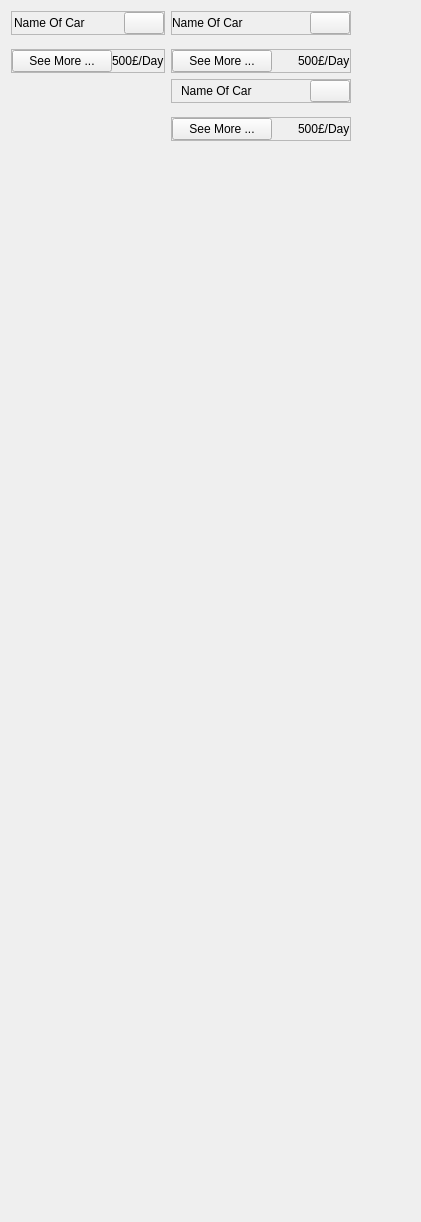
                      <widget class="QWidget" name="scrollAreaWidgetContents">
                       <property name="geometry">
                        <rect>
                         <x>0</x>
                         <y>0</y>
                         <width>421</width>
                         <height>1218</height>
                        </rect>
                       </property>
                       <property name="sizePolicy">
                        <sizepolicy hsizetype="Expanding" vsizetype="Expanding">
                         <horstretch>0</horstretch>
                         <verstretch>0</verstretch>
                        </sizepolicy>
                       </property>
                       <layout class="QVBoxLayout" name="verticalLayout_27">
                        <item>
                         <widget class="QWidget" name="listOfCarsSub" native="true">
                          <property name="minimumSize">
                           <size>
                            <width>0</width>
                            <height>1200</height>
                           </size>
                          </property>
                          <property name="styleSheet">
                           <string notr="true"/>
                          </property>
                          <layout class="QFormLayout" name="formLayout">
                           <property name="leftMargin">
                            <number>0</number>
                           </property>
                           <property name="topMargin">
                            <number>0</number>
                           </property>
                           <property name="rightMargin">
                            <number>0</number>
                           </property>
                           <property name="bottomMargin">
                            <number>0</number>
                           </property>
                           <item row="0" column="0">
                            <widget class="QWidget" name="cardCar3" native="true">
                             <property name="maximumSize">
                              <size>
                               <width>180</width>
                               <height>180</height>
                              </size>
                             </property>
                             <layout class="QVBoxLayout" name="verticalLayout_30">
                              <property name="spacing">
                               <number>0</number>
                              </property>
                              <property name="leftMargin">
                               <number>0</number>
                              </property>
                              <property name="topMargin">
                               <number>0</number>
                              </property>
                              <property name="rightMargin">
                               <number>0</number>
                              </property>
                              <property name="bottomMargin">
                               <number>0</number>
                              </property>
                              <item>
                               <widget class="QFrame" name="frame_18">
                                <property name="frameShape">
                                 <enum>QFrame::StyledPanel</enum>
                                </property>
                                <property name="frameShadow">
                                 <enum>QFrame::Raised</enum>
                                </property>
                                <layout class="QHBoxLayout" name="horizontalLayout_22">
                                 <property name="spacing">
                                  <number>0</number>
                                 </property>
                                 <property name="leftMargin">
                                  <number>0</number>
                                 </property>
                                 <property name="topMargin">
                                  <number>0</number>
                                 </property>
                                 <property name="rightMargin">
                                  <number>0</number>
                                 </property>
                                 <property name="bottomMargin">
                                  <number>0</number>
                                 </property>
                                 <item alignment="Qt::AlignHCenter|Qt::AlignVCenter">
                                  <widget class="QLabel" name="label_25">
                                   <property name="font">
                                    <font>
                                     <pointsize>9</pointsize>
                                    </font>
                                   </property>
                                   <property name="text">
                                    <string>Name Of Car</string>
                                   </property>
                                  </widget>
                                 </item>
                                 <item alignment="Qt::AlignRight|Qt::AlignVCenter">
                                  <widget class="QPushButton" name="favoriteBtn_3">
                                   <property name="toolTip">
                                    <string>Add</string>
                                   </property>
                                   <property name="text">
                                    <string/>
                                   </property>
                                   <property name="icon">
                                    <iconset resource="resources.qrc">
                                     <normaloff>:/icons/icons/heart.svg</normaloff>:/icons/icons/heart.svg</iconset>
                                   </property>
                                   <property name="iconSize">
                                    <size>
                                     <width>20</width>
                                     <height>20</height>
                                    </size>
                                   </property>
                                  </widget>
                                 </item>
                                </layout>
                               </widget>
                              </item>
                              <item>
                               <widget class="QLabel" name="carImage_3">
                                <property name="maximumSize">
                                 <size>
                                  <width>200</width>
                                  <height>200</height>
                                 </size>
                                </property>
                                <property name="text">
                                 <string/>
                                </property>
                                <property name="pixmap">
                                 <pixmap resource="resources.qrc">:/image/151.png</pixmap>
                                </property>
                                <property name="scaledContents">
                                 <bool>true</bool>
                                </property>
                               </widget>
                              </item>
                              <item>
                               <widget class="QFrame" name="frame_17">
                                <property name="frameShape">
                                 <enum>QFrame::StyledPanel</enum>
                                </property>
                                <property name="frameShadow">
                                 <enum>QFrame::Raised</enum>
                                </property>
                                <layout class="QHBoxLayout" name="horizontalLayout_21">
                                 <property name="spacing">
                                  <number>0</number>
                                 </property>
                                 <property name="leftMargin">
                                  <number>0</number>
                                 </property>
                                 <property name="topMargin">
                                  <number>0</number>
                                 </property>
                                 <property name="rightMargin">
                                  <number>0</number>
                                 </property>
                                 <property name="bottomMargin">
                                  <number>0</number>
                                 </property>
                                 <item alignment="Qt::AlignLeft|Qt::AlignVCenter">
                                  <widget class="QPushButton" name="pushButton_3">
                                   <property name="minimumSize">
                                    <size>
                                     <width>100</width>
                                     <height>0</height>
                                    </size>
                                   </property>
                                   <property name="maximumSize">
                                    <size>
                                     <width>80</width>
                                     <height>60</height>
                                    </size>
                                   </property>
                                   <property name="toolTip">
                                    <string>See More ...</string>
                                   </property>
                                   <property name="text">
                                    <string>See More ...</string>
                                   </property>
                                  </widget>
                                 </item>
                                 <item alignment="Qt::AlignRight|Qt::AlignVCenter">
                                  <widget class="QLabel" name="label_24">
                                   <property name="text">
                                    <string>500£/Day</string>
                                   </property>
                                  </widget>
                                 </item>
                                </layout>
                               </widget>
                              </item>
                             </layout>
                            </widget>
                           </item>
                           <item row="0" column="1">
                            <widget class="QWidget" name="cardCar2" native="true">
                             <property name="maximumSize">
                              <size>
                               <width>180</width>
                               <height>180</height>
                              </size>
                             </property>
                             <layout class="QVBoxLayout" name="verticalLayout_28">
                              <property name="spacing">
                               <number>0</number>
                              </property>
                              <property name="leftMargin">
                               <number>0</number>
                              </property>
                              <property name="topMargin">
                               <number>0</number>
                              </property>
                              <property name="rightMargin">
                               <number>0</number>
                              </property>
                              <property name="bottomMargin">
                               <number>0</number>
                              </property>
                              <item>
                               <widget class="QFrame" name="frame_16">
                                <property name="frameShape">
                                 <enum>QFrame::StyledPanel</enum>
                                </property>
                                <property name="frameShadow">
                                 <enum>QFrame::Raised</enum>
                                </property>
                                <layout class="QHBoxLayout" name="horizontalLayout_20">
                                 <property name="spacing">
                                  <number>0</number>
                                 </property>
                                 <property name="leftMargin">
                                  <number>0</number>
                                 </property>
                                 <property name="topMargin">
                                  <number>0</number>
                                 </property>
                                 <property name="rightMargin">
                                  <number>0</number>
                                 </property>
                                 <property name="bottomMargin">
                                  <number>0</number>
                                 </property>
                                 <item>
                                  <widget class="QLabel" name="label_23">
                                   <property name="font">
                                    <font>
                                     <pointsize>9</pointsize>
                                    </font>
                                   </property>
                                   <property name="text">
                                    <string>Name Of Car</string>
                                   </property>
                                  </widget>
                                 </item>
                                 <item alignment="Qt::AlignRight|Qt::AlignVCenter">
                                  <widget class="QPushButton" name="favoriteBtn_2">
                                   <property name="toolTip">
                                    <string>Add</string>
                                   </property>
                                   <property name="text">
                                    <string/>
                                   </property>
                                   <property name="icon">
                                    <iconset resource="resources.qrc">
                                     <normaloff>:/icons/icons/heart.svg</normaloff>:/icons/icons/heart.svg</iconset>
                                   </property>
                                   <property name="iconSize">
                                    <size>
                                     <width>20</width>
                                     <height>20</height>
                                    </size>
                                   </property>
                                  </widget>
                                 </item>
                                </layout>
                               </widget>
                              </item>
                              <item>
                               <widget class="QLabel" name="carImage_2">
                                <property name="maximumSize">
                                 <size>
                                  <width>200</width>
                                  <height>200</height>
                                 </size>
                                </property>
                                <property name="text">
                                 <string/>
                                </property>
                                <property name="pixmap">
                                 <pixmap resource="resources.qrc">:/image/151.png</pixmap>
                                </property>
                                <property name="scaledContents">
                                 <bool>true</bool>
                                </property>
                               </widget>
                              </item>
                              <item>
                               <widget class="QFrame" name="frame_15">
                                <property name="frameShape">
                                 <enum>QFrame::StyledPanel</enum>
                                </property>
                                <property name="frameShadow">
                                 <enum>QFrame::Raised</enum>
                                </property>
                                <layout class="QHBoxLayout" name="horizontalLayout_19">
                                 <property name="spacing">
                                  <number>0</number>
                                 </property>
                                 <property name="leftMargin">
                                  <number>0</number>
                                 </property>
                                 <property name="topMargin">
                                  <number>0</number>
                                 </property>
                                 <property name="rightMargin">
                                  <number>0</number>
                                 </property>
                                 <property name="bottomMargin">
                                  <number>0</number>
                                 </property>
                                 <item alignment="Qt::AlignLeft|Qt::AlignVCenter">
                                  <widget class="QPushButton" name="pushButton_2">
                                   <property name="minimumSize">
                                    <size>
                                     <width>100</width>
                                     <height>0</height>
                                    </size>
                                   </property>
                                   <property name="maximumSize">
                                    <size>
                                     <width>80</width>
                                     <height>60</height>
                                    </size>
                                   </property>
                                   <property name="toolTip">
                                    <string>See More ...</string>
                                   </property>
                                   <property name="text">
                                    <string>See More ...</string>
                                   </property>
                                  </widget>
                                 </item>
                                 <item alignment="Qt::AlignRight|Qt::AlignVCenter">
                                  <widget class="QLabel" name="label_22">
                                   <property name="text">
                                    <string>500£/Day</string>
                                   </property>
                                  </widget>
                                 </item>
                                </layout>
                               </widget>
                              </item>
                             </layout>
                            </widget>
                           </item>
                           <item row="1" column="1">
                            <widget class="QWidget" name="cardCar1" native="true">
                             <property name="maximumSize">
                              <size>
                               <width>180</width>
                               <height>180</height>
                              </size>
                             </property>
                             <property name="styleSheet">
                              <string notr="true"/>
                             </property>
                             <layout class="QVBoxLayout" name="verticalLayout_29">
                              <property name="spacing">
                               <number>0</number>
                              </property>
                              <property name="leftMargin">
                               <number>0</number>
                              </property>
                              <property name="topMargin">
                               <number>0</number>
                              </property>
                              <property name="rightMargin">
                               <number>0</number>
                              </property>
                              <property name="bottomMargin">
                               <number>0</number>
                              </property>
                              <item alignment="Qt::AlignTop">
                               <widget class="QFrame" name="frame_10">
                                <property name="frameShape">
                                 <enum>QFrame::StyledPanel</enum>
                                </property>
                                <property name="frameShadow">
                                 <enum>QFrame::Raised</enum>
                                </property>
                                <layout class="QHBoxLayout" name="horizontalLayout_17">
                                 <property name="spacing">
                                  <number>0</number>
                                 </property>
                                 <property name="leftMargin">
                                  <number>0</number>
                                 </property>
                                 <property name="topMargin">
                                  <number>0</number>
                                 </property>
                                 <property name="rightMargin">
                                  <number>0</number>
                                 </property>
                                 <property name="bottomMargin">
                                  <number>0</number>
                                 </property>
                                 <item alignment="Qt::AlignHCenter|Qt::AlignVCenter">
                                  <widget class="QLabel" name="label_14">
                                   <property name="font">
                                    <font>
                                     <pointsize>9</pointsize>
                                    </font>
                                   </property>
                                   <property name="text">
                                    <string>Name Of Car</string>
                                   </property>
                                  </widget>
                                 </item>
                                 <item alignment="Qt::AlignRight|Qt::AlignVCenter">
                                  <widget class="QPushButton" name="favoriteBtn">
                                   <property name="toolTip">
                                    <string>Add</string>
                                   </property>
                                   <property name="text">
                                    <string/>
                                   </property>
                                   <property name="icon">
                                    <iconset resource="resources.qrc">
                                     <normaloff>:/icons/icons/heart.svg</normaloff>:/icons/icons/heart.svg</iconset>
                                   </property>
                                   <property name="iconSize">
                                    <size>
                                     <width>20</width>
                                     <height>20</height>
                                    </size>
                                   </property>
                                  </widget>
                                 </item>
                                </layout>
                               </widget>
                              </item>
                              <item alignment="Qt::AlignHCenter">
                               <widget class="QLabel" name="carImage">
                                <property name="maximumSize">
                                 <size>
                                  <width>200</width>
                                  <height>200</height>
                                 </size>
                                </property>
                                <property name="text">
                                 <string/>
                                </property>
                                <property name="pixmap">
                                 <pixmap resource="resources.qrc">:/image/151.png</pixmap>
                                </property>
                                <property name="scaledContents">
                                 <bool>true</bool>
                                </property>
                               </widget>
                              </item>
                              <item>
                               <widget class="QFrame" name="frame_14">
                                <property name="frameShape">
                                 <enum>QFrame::StyledPanel</enum>
                                </property>
                                <property name="frameShadow">
                                 <enum>QFrame::Raised</enum>
                                </property>
                                <layout class="QHBoxLayout" name="horizontalLayout_18">
                                 <property name="spacing">
                                  <number>0</number>
                                 </property>
                                 <property name="leftMargin">
                                  <number>0</number>
                                 </property>
                                 <property name="topMargin">
                                  <number>0</number>
                                 </property>
                                 <property name="rightMargin">
                                  <number>0</number>
                                 </property>
                                 <property name="bottomMargin">
                                  <number>0</number>
                                 </property>
                                 <item alignment="Qt::AlignLeft|Qt::AlignVCenter">
                                  <widget class="QPushButton" name="SeeMoreCar1Btn">
                                   <property name="minimumSize">
                                    <size>
                                     <width>100</width>
                                     <height>0</height>
                                    </size>
                                   </property>
                                   <property name="maximumSize">
                                    <size>
                                     <width>80</width>
                                     <height>60</height>
                                    </size>
                                   </property>
                                   <property name="toolTip">
                                    <string>See More ...</string>
                                   </property>
                                   <property name="text">
                                    <string>See More ...</string>
                                   </property>
                                  </widget>
                                 </item>
                                 <item alignment="Qt::AlignRight|Qt::AlignVCenter">
                                  <widget class="QLabel" name="label_16">
                                   <property name="text">
                                    <string>500£/Day</string>
                                   </property>
                                  </widget>
                                 </item>
                                </layout>
                               </widget>
                              </item>
                             </layout>
                            </widget>
                           </item>
                          </layout>
                         </widget>
                        </item>
                       </layout>
                      </widget>
